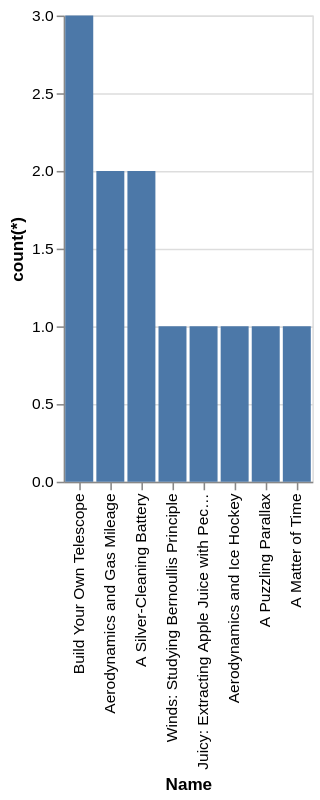

Here is the Vega-Lite specification saved for this chart:
### Vega-Lite specification from a JSON file in a GitHub repository (floating-point values rounded to 4 significant figures)
{"data": {"values": [{"x_data": "Build Your Own Telescope", "y_data": 3}, {"x_data": "Aerodynamics and Gas Mileage", "y_data": 2}, {"x_data": "A Silver-Cleaning Battery", "y_data": 2}, {"x_data": "Winds: Studying Bernoullis Principle", "y_data": 1}, {"x_data": "Juicy: Extracting Apple Juice with Pectinase", "y_data": 1}, {"x_data": "Aerodynamics and Ice Hockey", "y_data": 1}, {"x_data": "A Puzzling Parallax", "y_data": 1}, {"x_data": "A Matter of Time", "y_data": 1}]}, "mark": "bar", "encoding": {"x": {"field": "x_data", "type": "nominal", "title": "Name", "sort": {"op": "sum", "field": "y_data", "order": "descending"}}, "y": {"field": "y_data", "type": "quantitative", "title": "count(*)"}}}
